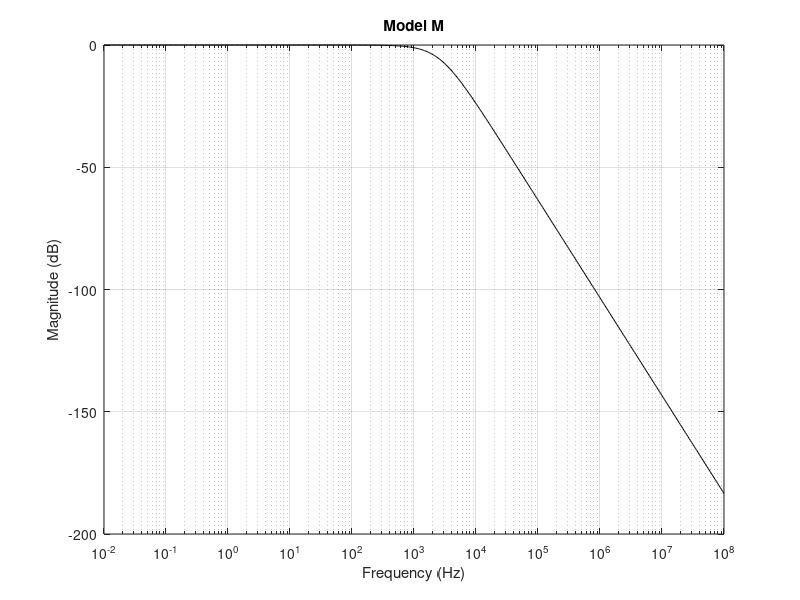

Recreate this plot in MATLAB.
% model transfer function frequency response

% Wm has a settling time less than 1ms and OV less than 20%
% it can be seen by rltool


f=logspace(-2,8,500);
w = 2*pi*f;
% [A,B,C,D] = unpck(Wm);
% [magp phasep] = bode(A,B,C,D,1,w);
% mag = 20*log10(magp);
% figure
% semilogx(f,mag,'k'), grid


myWm = tf([1],[3.75*(10^-9) 1.2*(10^-4) 1]);
[magp, phasep] = bode(myWm,w);
mag = 20*log10(magp);
mag = mag(:,:)';
semilogx(f,mag,'k'), grid
xlabel('Frequency (Hz)'), ylabel('Magnitude (dB)')
title('Model M')